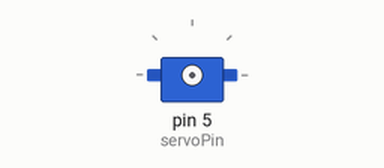
Recording of a sketch running on a simulated Arduino Uno, built with avr-gcc and run on an emulated ATmega328P. On the bench: servo. Wiring (inferred from the names in the program): servo: signal pin 5. Servo pulses on a pin are drawn as a servo (544–2400 µs = 0–180°); what the sketch prints to the serial monitor is not drawn.

Above: at 0.1 s.
At 1.3 s:
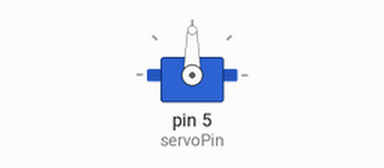
At 1.8 s:
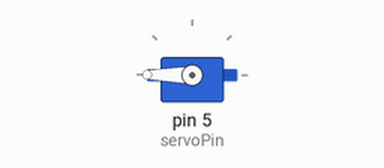
Timing chart, 0 to 3.8 s (numbered marks = the images above):
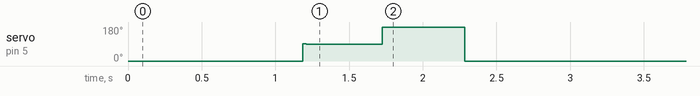

The sketch:

test2_servo.ino
```cpp
// TEST 2: Servo Valve on D5 (manual pulse, no Servo.h)
// Sweeps 0° -> 90° -> 180° -> 0°
// Visually confirm servo arm moves in TinkerCAD

const int servoPin = 5;

void servoCommand(int angle) {
  angle = constrain(angle, 0, 180);
  for (int i = 0; i < 25; i++) {
    int pulse = map(angle, 0, 180, 544, 2400);
    digitalWrite(servoPin, HIGH);
    delayMicroseconds(pulse);
    digitalWrite(servoPin, LOW);
    delay(20);
  }
}

void setup() {
  Serial.begin(9600);
  pinMode(servoPin, OUTPUT);
  delay(500);
  Serial.println("========================================");
  Serial.println("TEST 2: SERVO VALVE WIRING (D5)");
  Serial.println("  Manual pulse — no Servo.h, no timer hijack");
  Serial.println("========================================");

  Serial.println("\nSweeping -- watch the servo arm in TinkerCAD:");

  Serial.print("  0 degrees... ");
  servoCommand(0);
  Serial.println("done");

  Serial.print("  90 degrees... ");
  servoCommand(90);
  Serial.println("done");

  Serial.print("  180 degrees... ");
  servoCommand(180);
  Serial.println("done");

  Serial.print("  Back to 0... ");
  servoCommand(0);
  Serial.println("done");

  Serial.println("\n----------------------------------------");
  Serial.println("SERVO RESULT: PASS (confirm arm moved visually)");
  Serial.println("========================================");
}

void loop() {}
```
